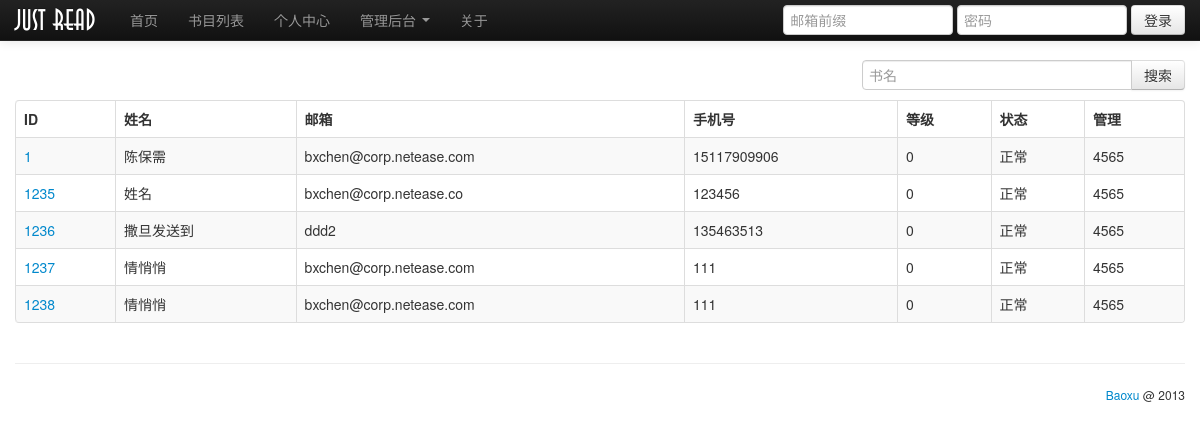
Before: /admin/user_list.php with the older database file.
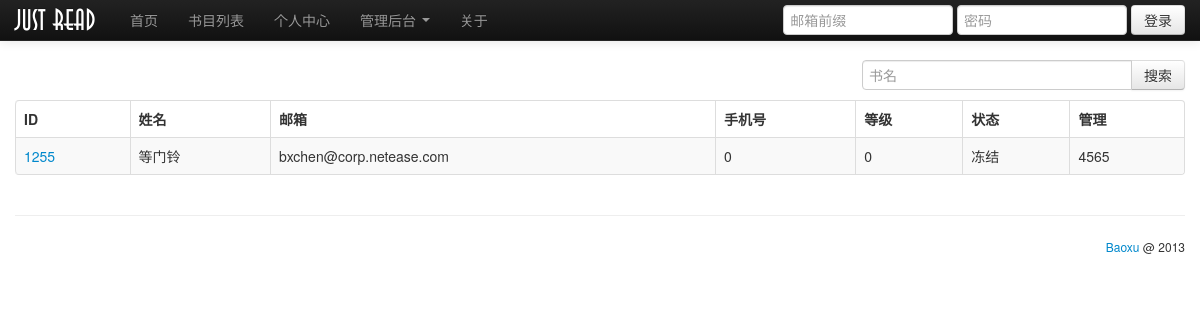
After: the same page with the newer database file.
### tables this page shows
CREATE TABLE `user` (
  `user_id` int(5) NOT NULL AUTO_INCREMENT COMMENT '用户ID-主键',
  `name` varchar(20) NOT NULL COMMENT '姓名',
  `mail` varchar(50) NOT NULL COMMENT '邮箱地址-登录名',
  `password` varchar(50) NOT NULL COMMENT '密码',
  `admin` int(1) NOT NULL DEFAULT '0' COMMENT '是否是管理员',
  `phone` bigint(11) DEFAULT NULL COMMENT '手机号',
  `head` varchar(30) DEFAULT NULL COMMENT '用户头像URI',
  `sign` varchar(300) DEFAULT NULL COMMENT '签名档',
  `level` int(1) NOT NULL DEFAULT '0' COMMENT '等级',
  `regist_time` date NOT NULL COMMENT '注册时间',
  `last_login` date DEFAULT NULL COMMENT '最后登录时间',
  `status` int(1) NOT NULL DEFAULT '1' COMMENT '帐号状态',
  `verify_code` varchar(32) DEFAULT NULL COMMENT '注册改密码等的验证码',
  PRIMARY KEY (`user_id`),
  UNIQUE KEY `mail` (`mail`)
);

### admin/user_list.php (the view, shortened to what this page needs)
<!DOCTYPE html>
<html>
<head>
    <link rel = "stylesheet" href = "../css/bootstrap.min.css">
    <link rel = "stylesheet" href = "../css/bootstrap-responsive.min.css">
    <link rel = "stylesheet" href = "../css/function.css">
    <link rel = "stylesheet" href = "../css/global.css">
</head>
<body>
<?php include "../common/nav.php"; ?>
<?php
$sql = "SELECT * FROM `user`";
$result = mysql_query($sql, $conn);
$success = mysql_num_rows($result);
?>
<div class = "container">
    <div class = "input-append f-fr">
        <input class = "span3" id = "appendedInputButton" placeholder = "书名" type = "text">
        <button class = "btn" type = "button">搜索</button>
    </div>
    <table class = "table table-bordered table-hover table-striped">
        <thead>
        <tr>
            <th>ID</th>
            <th>姓名</th>
            <th>邮箱</th>
            <th>手机号</th>
            <th>等级</th>
            <th>状态</th>
            <th>管理</th>
        </tr>
        </thead>
        <tbody>
        <?php
        if($success){
            while($row = mysql_fetch_array($result)){
                $userId = $row["user_id"];
                $userName = $row["name"];
                $userMail = $row["mail"];
                $userPhone = $row["phone"];
                $userLevel = $row["level"];
                if($row["status"] == 1){
                    $userStatus = "正常";
                } elseif($row["status"] == 0){
                    $userStatus = "冻结";
                } else{
                    $userStatus = "状态错误";
                }
                echo '<tr>';
                echo '<td><a href = "user_info.php?userId=' . $userId . '">' . $userId . '</a></td>';
                echo '<td>' . $userName . '</td>';
                echo '<td>' . $userMail . '</td>';
                echo '<td>' . $userPhone . '</td>';
                echo '<td>' . $userLevel . '</td>';
                echo '<td>' . $userStatus . '</td>';
                echo '<td>' . 4565 . '</td>';
                echo '</tr>';
            }
        } else{
            echo '没有书！';
        }
        ?>
    </table>
</div>
<?php include "../common/foot.php"; ?>

### common/nav.php (shortened to what this page needs)
<div class = "navbar navbar-inverse navbar-fixed-top">
    <div class = "navbar-inner">
        <div class = "container">
            <a href = "../home" class = "brand bx-logo">Just Read</a>
            <div class = "nav-collapse collapse" style = "height: 0px;">
                <ul class = "nav">
                    <li><a href = "../home/">首页</a></li>
                    <li><a href = "../book/">书目列表</a></li>
                    <li><a href = "../user/">个人中心</a></li>
                    <li class = "dropdown">
                        <a data-toggle = "dropdown" class = "dropdown-toggle" href = "#">管理后台 <b
                                class = "caret"></b></a>
                    </li>
                    <li><a href = "../about/">关于</a></li>
                </ul>
                <?php
                if (isset($_COOKIE["userCode"])) {
                    if ($_COOKIE["userName"]) {
                        $displayName = $_COOKIE["userName"];
                    } else {
                        $displayName = substr($_COOKIE["userMail"], 0, strpos($_COOKIE["userMail"], "@"));
                    }
                    echo '<form class = "navbar-form pull-right f-dn" id = "loginForm" name = "loginForm" action = "" onsubmit = "return false;">
                    <input type = "text" placeholder = "邮箱前缀" class = "span2" name = "nav_email" required="required"  id = "nav_email">
                    <input type = "password" placeholder = "密码" class = "span2" name = "nav_password" required="required"  id = "nav_password">
                    <button class = "btn" id = "bx-login-btn" data-event-tag = "et_login_btn">登录</button>
                    </form>';
                    echo '<div id="loginSuccess" class = "navbar-form pull-right bx-login-success">' . $displayName . ' <a href="#" onclick="doLogout()"><span>注销</span></a></div>';
                } else {
                    echo '<form class = "navbar-form pull-right" id = "loginForm" name = "loginForm" action = "" onsubmit = "return false;">
                    <input type = "text" placeholder = "邮箱前缀" class = "span2" name = "nav_email" required="required"  id = "nav_email">
                    <input type = "password" placeholder = "密码" class = "span2" name = "nav_password" required="required"  id = "nav_password">
                    <button class = "btn" id = "bx-login-btn" data-event-tag = "et_login_btn">登录</button>
                    </form>';
                }
                ?>
            </div>
        </div>
    </div>
</div>

### common/foot.php (shortened to what this page needs)
<div class = "container">
    <hr>
    <footer>
        <p class = "text-right f-fs1" ><a href = "http://baoxu.net" target="_blank">Baoxu</a> @ 2013</p>
    </footer>
</div>
</body>
</html>

### css/function.css (style rules this page uses)
.f-fr { float:right; }
.f-fs1 { font-size:12px; }

### css/global.css (style rules this page uses)
body { padding: 60px 0 40px 0; }
.bx-logo { font-family: logoFont; font-size: 28px !important; }

### admin/user_list.php (style rules this page uses)
body { padding: 60px 0 40px 0; }

Changed rows visible on the page:
removed user: user_id "1", name "陈保需", mail "bxchen@corp.netease.com", phone "15117909906", level "0", status "正常"
removed user: user_id "1235", name "姓名", mail "bxchen@corp.netease.co", phone "123456", level "0", status "正常"
removed user: user_id "1236", name "撒旦发送到", mail "ddd2", phone "135463513", level "0", status "正常"
removed user: user_id "1237", name "情悄悄", mail "bxchen@corp.netease.com", phone "111", level "0", status "正常"
removed user: user_id "1238", name "情悄悄", mail "bxchen@corp.netease.com", phone "111", level "0", status "正常"
added user: user_id "1255", name "等门铃", mail "bxchen@corp.netease.com", phone "0", level "0", status "冻结"
